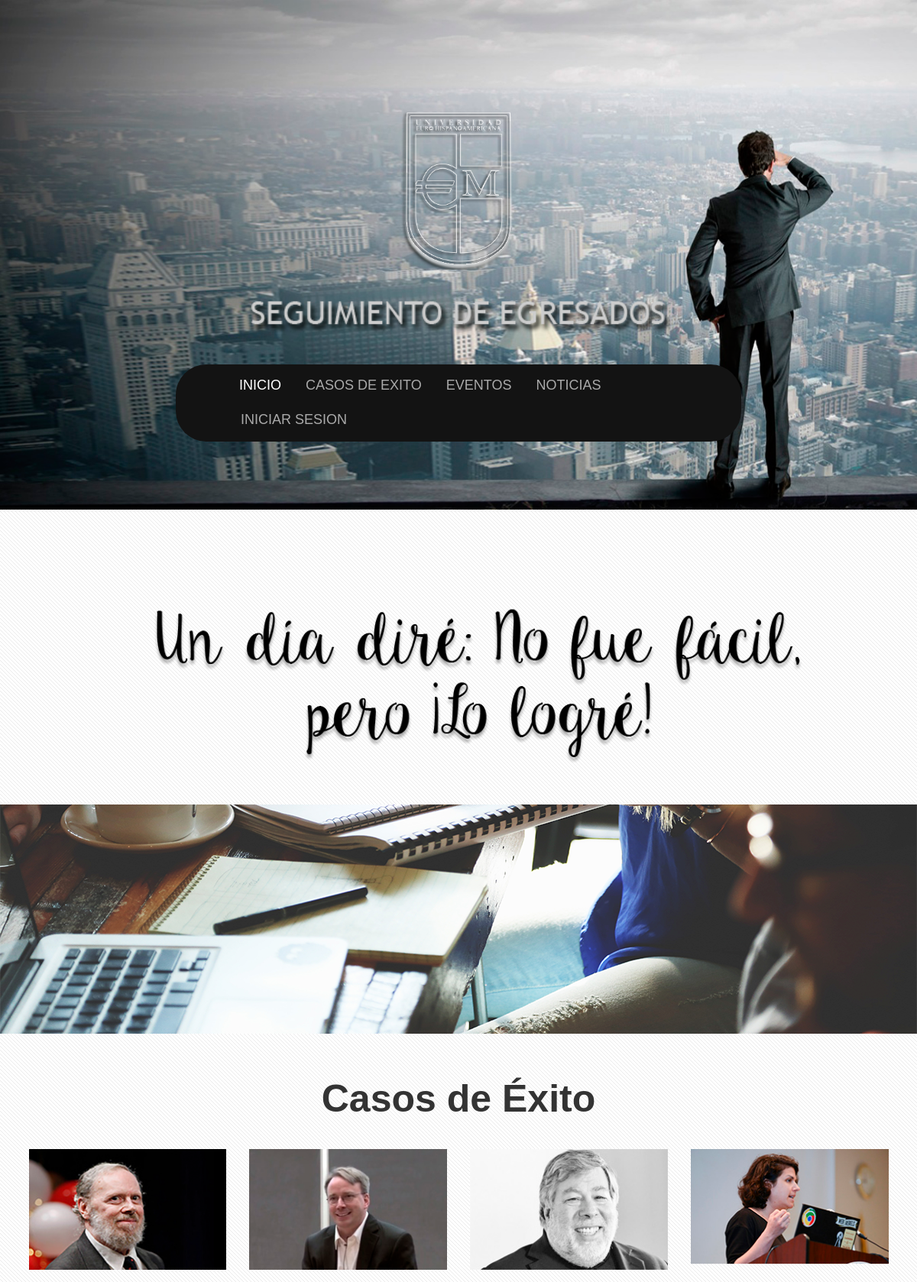
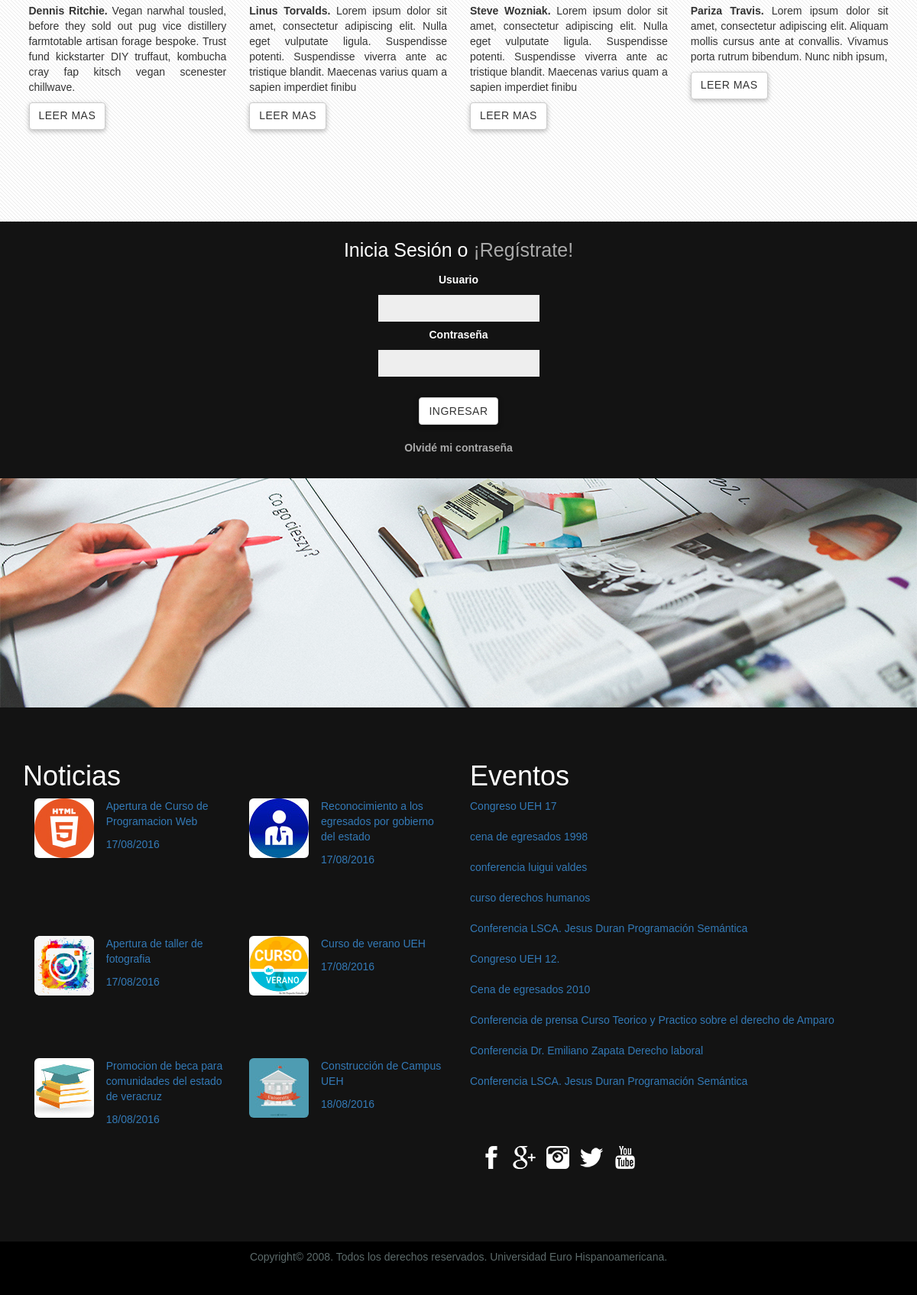
The page / on the database its author committed (2 pictures, top to bottom).
### tables this page shows
CREATE TABLE `casoexito` (
  `id_caso` int(11) NOT NULL,
  `nombre_caso` varchar(36) NOT NULL,
  `texto1` varchar(200) NOT NULL,
  `img1` text NOT NULL,
  `img2` text NOT NULL,
  `img3` text NOT NULL,
  `imgpie1` varchar(100) NOT NULL,
  `imgpie2` varchar(50) NOT NULL,
  `texto2` text NOT NULL,
  `texto3` text NOT NULL,
  `texto4` text NOT NULL,
  `texto5` text NOT NULL,
  `fecha` varchar(10) NOT NULL,
  `estado` varchar(8) NOT NULL
);

CREATE TABLE `noticias` (
  `id_noticia` int(11) NOT NULL,
  `noticia` varchar(100) NOT NULL,
  `texto1` varchar(200) NOT NULL,
  `img1` text NOT NULL,
  `img2` text NOT NULL,
  `img3` text NOT NULL,
  `imgpie1` varchar(100) NOT NULL,
  `imgpie2` varchar(50) NOT NULL,
  `texto2` text NOT NULL,
  `texto3` text NOT NULL,
  `texto4` text NOT NULL,
  `texto5` text NOT NULL,
  `fecha` varchar(10) NOT NULL,
  `estado` varchar(8) NOT NULL
);

CREATE TABLE `eventos` (
  `id_evento` int(11) NOT NULL,
  `titulo` varchar(45) NOT NULL,
  `texto1` text NOT NULL,
  `img1` text NOT NULL,
  `img2` text NOT NULL,
  `img3` text NOT NULL,
  `pieimg1` varchar(100) NOT NULL,
  `pieimg2` varchar(50) NOT NULL,
  `texto2` text NOT NULL,
  `texto3` text NOT NULL,
  `texto4` text NOT NULL,
  `texto5` text NOT NULL,
  `lugar` varchar(50) NOT NULL,
  `direccion` varchar(60) NOT NULL,
  `fecha` varchar(10) NOT NULL,
  `hora` varchar(5) NOT NULL,
  `ciudad` varchar(50) NOT NULL,
  `telefono` varchar(13) NOT NULL,
  `duracion` int(1) NOT NULL,
  `estado` varchar(9) NOT NULL
);

### index.php (the view, shortened to what this page needs)
<?php
 include "config/config.inc";
  $conexion = mysqli_connect($servidor, $usuario, $contrasena, $basededatos);
  mysqli_set_charset($conexion, "utf8");
  $peticion4 = "SELECT nombre_caso, img1, texto1, estado FROM casoexito WHERE estado = 'Activo1' || estado = 'Activo2' ||estado = 'Activo3' || estado = 'Activo4' ";
  $resultado4 = mysqli_query($conexion, $peticion4);
  while($fila4 = mysqli_fetch_array($resultado4)){
    if($fila4["estado"] == 'Activo1'){
      $nombre_caso1 = $fila4["nombre_caso"];
      $texto1 = $fila4["texto1"];
    }
    if($fila4["estado"] == 'Activo2'){
      $nombre_caso2 = $fila4["nombre_caso"];
      $texto2 = $fila4["texto1"];
    }
    if($fila4["estado"] == 'Activo3'){
      $nombre_caso3 = $fila4["nombre_caso"];
      $texto3 = $fila4["texto1"];
    }
    if($fila4["estado"] == 'Activo4'){
      $nombre_caso4 = $fila4["nombre_caso"];
      $texto4 = $fila4["texto1"];
    }
  }
$peticion9 = "SELECT titulo, estado FROM eventos WHERE estado = 'Activo1' || estado = 'Activo2' || estado = 'Activo3' || estado = 'Activo4' ";
  $resultado9 = mysqli_query($conexion, $peticion9);
while($fila9 = mysqli_fetch_array($resultado9)){
  if($fila9["estado"] == 'Activo1'){
    $titulo1 = $fila9["titulo"];
  }
  if($fila9["estado"] == 'Activo2'){
    $titulo2 = $fila9["titulo"];
  }
  if($fila9["estado"] == 'Activo3'){
    $titulo3 = $fila9["titulo"];
  }
  if($fila9["estado"] == 'Activo4'){
    $titulo4 = $fila9["titulo"];
  }
}
$peticion5 = "SELECT noticia, img1, fecha, estado FROM noticias WHERE estado = 'Activo1' || estado = 'Activo2' || estado = 'Activo3' || estado = 'Activo4' || estado = 'Activo5' || estado = 'Activo6' ";
  $resultado5 = mysqli_query($conexion, $peticion5);
  while($fila5 = mysqli_fetch_array($resultado5)){
    if($fila5["estado"] == 'Activo1'){
      $noticia1 = $fila5["noticia"];
      $fecha1 = $fila5["fecha"];
    }
    if($fila5["estado"] == 'Activo2'){
      $noticia2 = $fila5["noticia"];
      $fecha2 = $fila5["fecha"];
    }
    if($fila5["estado"] == 'Activo3'){
      $noticia3 = $fila5["noticia"];
      $fecha3 = $fila5["fecha"];
    }
    if($fila5["estado"] == 'Activo4'){
      $noticia4 = $fila5["noticia"];
      $fecha4 = $fila5["fecha"];
    }
    if($fila5["estado"] == 'Activo5'){
      $noticia5 = $fila5["noticia"];
      $fecha5 = $fila5["fecha"];
    }
    if($fila5["estado"] == 'Activo6'){
      $noticia6 = $fila5["noticia"];
      $fecha6 = $fila5["fecha"];
    }
  }
?>
<!doctype html PUBLIC "-//W3C//DTD XHTML 1.0 Transitional//EN" "http://www.w3.org/TR/xhtml1/DTD/xhtml1-transitional.dtd">
<html class="no-js" lang="">
    <head>
        <link href="css/ghpages-materialize.css" type="text/css" rel="stylesheet" media="screen,projection">
        <link rel="stylesheet" href="//netdna.bootstrapcdn.com/bootstrap/3.1.1/css/bootstrap.min.css">
        <link href="css/main.css" rel="stylesheet">
        <link rel="stylesheet" href="css/sweetalert.css">
        <link rel="stylesheet" href="css/swal-forms.css">
    </head>
<body>
<div class="portada">
    <div class="container">
      <div class="row">
        <br class="visible-xs"><br class="visible-xs">
        <div class="col-xs-10">
          <img class="center-block img-responsive" id="escudo" src="img/escudoNegro.png" alt="escudo">
        </div>
      </div>
    </div>
    <div class="container">
      <div class="row">
        <div class="col-xs-12">
          <img class="center-block img-responsive" id="titulo" src="img/sde.png" alt="titulo" />
        </div>
      </div>
    </div>
    <br class="visible-xs">
    <div class="container">
      <div class="row">
        <div class="col-xs-8 col-md-8 col-md-push-2 col-md-pull-2 col-sm-8 col-sm-push-2 col-sm-pull-2">
          <ul id="main-menu" class="nav nav-pills hidden-xs">
            <li class="active"><a href="index.php">INICIO</a></li>
            <li><a id="menu-casos-exito" style="cursor:pointer">CASOS DE EXITO</a></li>
            <li><a id="menu-eventos" style="cursor:pointer">EVENTOS</a></li>
            <li><a id="menu-noticias" style="cursor:pointer">NOTICIAS</a></li>
            <li><a id="menu-login" style="cursor:pointer">INICIAR SESION</a></li>
          </ul>
        </div>
      </div>
    </div>
</div>
<div id="mensaje-rectora" class="hidden-xs">
    <div><img class="img-responsive center-block" src="img/frase.png"></div>
</div>
<div id="contenedor-1" class="parallax-container">
    <div class="parallax"><img src="img/parallax5.png"></div>
</div>
<div id="casos-exito" class="container">
<p id="titulo-casos-exito">Casos de Éxito</p><br>
  <div class="row">
    <div class="col-xs-12 col-sm-6 col-md-3">
      <section>
            <a class="casos-exito"><img class="center-block img-responsive" src="img/temp/fotolider1.png" alt="" /></a><br>
            <p class="text-justify"><b><?php echo $nombre_caso1; ?>.</b> <?php echo $texto1; ?></p>
            <a class="casos-exito btn btn-default hidden-xs">Leer mas</a>
      </section>
    </div>
    <div class="col-xs-12 col-sm-6 col-md-3">
      <section>
        <a class="casos-exito"><img class="center-block img-responsive" src="img/temp/fotolider2.png" alt="" /></a><br>
        <p class="text-justify"><b><?php echo $nombre_caso2; ?>.</b> <?php echo $texto2; ?></p>
        <a class="casos-exito btn btn-default hidden-xs ">Leer mas</a>
      </section>
    </div>
    <div class="col-xs-12 col-sm-6 col-md-3">
      <section>
        <a class="casos-exito"><img class="center-block img-responsive" src="img/temp/fotolider3.png" alt="" /></a><br>
        <p class="text-justify"><b><?php echo $nombre_caso3; ?>.</b> <?php echo $texto3; ?></p>
        <a class="casos-exito btn btn-default hidden-xs ">Leer mas</a>
      </section>
    </div>
    <div class="col-xs-12 col-sm-6 col-md-3">
      <section>
        <a class="casos-exito"><img class="center-block img-responsive" src="img/temp/fotolider4.png" alt="" /></a><br>
        <p class="text-justify"><b><?php echo $nombre_caso4; ?>.</b> <?php echo $texto4; ?></p>
        <a class="casos-exito btn btn-default hidden-xs ">Leer mas</a>
      </section>
    </div>
  </div>
</div>
<div id="login">
  <div class="container">
    <div class="row">
      <div class="col-xs-12">
          <p class="login-titulo">Inicia Sesión o <a style="cursor:pointer" onclick="complex()">¡Regístrate!</a></p>
          <form action="php/log-verificar.php" method="POST">
              <p><b>Usuario</b></p><input type="text" name="usuario">
              <p><b>Contraseña</b></p><input type="password" name="contra"><br><br>
              <input style="cursor:pointer;" class="btn btn-default ingresar" type="submit" value="Ingresar">
          </form>
          <br>
          <p><b><a class="olvidepass"style="cursor:pointer" onclick="complex2()">Olvidé mi contraseña</a></b></p>
      </div>
    </div>
  </div>
</div>
<div id="contenedor-2" class="parallax-container">
  <div class="parallax"><img src="img/parallax6.jpg"></div>
</div>
<div id="noticias-eventos">
  <div class="container">
    <div class="row">
      <div class="col-xs-12 col-md-6">
        <div class="row">
          <h1>Noticias</h1>
          <a class="casos-exito" style="cursor: pointer">
            <div class="col-xs-5 col-sm-2 col-md-2"><img class="img-rounded" src="img/temp/fotonoticia1.png" width="78" height="78" alt="">
             </div>
            <div class="col-md-4 col-sm-4"><p><?php echo $noticia1; ?></p>
            <p class="posted"><?php echo $fecha1; ?></p>
            </div>
          </a>
          <br class="visible-xs hidden-md ">
          <a class="casos-exito" style="cursor: pointer">
            <div class="col-xs-5 col-sm-2 col-md-2">
            <img class="img-rounded" src="img/temp/fotonoticia2.png" width="78" height="78" alt="">
             </div>
            <div class="col-md-4 col-sm-4"><p><?php echo $noticia2; ?></p>
            <p class="posted"><?php echo $fecha2; ?></p>
            </div>
          </a>
        </div>
        <br class="hidden-xs"><br class="hidden-xs"><br class="hidden-xs">
        <div class="row">
          <a class="casos-exito" style="cursor: pointer">
            <div class="col-xs-5 col-sm-2 col-md-2"><img class="img-rounded" src="img/temp/fotonoticia3.png" width="78" height="78" alt="">
             </div>
            <div class="col-md-4 col-sm-4"><p><?php echo $noticia3; ?></p>
            <p class="posted"><?php echo $fecha3; ?></p>
            </div>
          </a>
          <a class="casos-exito" style="cursor: pointer">
            <div class="col-xs-5 col-sm-2 col-md-2"><img class="img-rounded" src="img/temp/fotonoticia4.png" width="78" height="78" alt="">
             </div>
            <div class="col-md-4 col-sm-4"><p><?php echo $noticia4; ?></p>
            <p class="posted"><?php echo $fecha4; ?></p>
            </div>
          </a>
        </div><br class="hidden-xs">
        <br class="hidden-xs"><br class="hidden-xs">
        <div class="row">
          <a class="casos-exito" style="cursor: pointer">
            <div class="col-xs-5 col-sm-2 col-md-2"><img class="img-rounded" src="img/temp/fotonoticia5.png" width="78" height="78" alt="">
             </div>
            <div class="col-md-4 col-sm-4"><p><?php echo $noticia5; ?></p>
            <p class="posted"><?php echo $fecha5; ?></p>
            </div>
          </a>
          <a class="casos-exito" style="cursor: pointer">
            <div class="col-xs-5 col-sm-2 col-md-2"><img class="img-rounded" src="img/temp/fotonoticia6.png" width="78" height="78" alt="">
             </div>
            <div class="col-md-4 col-sm-4"><p><?php echo $noticia6; ?></p>
            <p class="posted"><?php echo $fecha6; ?></p>
            </div>
          </a>
        </div>
      </div>
      <div id="eventos" class="col-xs-12 col-md-6">
        <h1>Eventos</h1>
        <a class="casos-exito" style="cursor: pointer"><?php echo $titulo1; ?></a><br><br>
        <a class="casos-exito" style="cursor: pointer"><?php echo $titulo2; ?></a><br><br>
        <a class="casos-exito" style="cursor: pointer"><?php echo $titulo3; ?></a><br><br>
        <a class="casos-exito" style="cursor: pointer"><?php echo $titulo4; ?></a><br><br>
        <a class="casos-exito" style="cursor: pointer">Conferencia LSCA. Jesus Duran Programación Semántica</a><br><br>
        <a class="casos-exito" style="cursor: pointer">Congreso UEH 12.</a><br><br>
        <a class="casos-exito" style="cursor: pointer">Cena de egresados 2010</a><br><br>
        <a class="casos-exito" style="cursor: pointer">Conferencia de prensa Curso Teorico y Practico sobre el derecho de Amparo</a><br><br>
        <a class="casos-exito" style="cursor: pointer">Conferencia Dr. Emiliano Zapata Derecho laboral</a><br><br>
        <a class="casos-exito" style="cursor: pointer">Conferencia LSCA. Jesus Duran Programación Semántica</a>
        <div id="redes" class="row">
          <div class="col-xs-12">
            <a href="#"><img src="img/fb1.png" alt="facebook"></a>
            <a href="#"><img src="img/gp1.png" alt=""></a>
            <a href="#"><img src="img/inst1.png" alt=""></a>
            <a href="#"><img src="img/twi1.png" alt=""></a>
            <a href="#"><img src="img/yt1.png" alt=""></a>
          </div>
        </div>
      </div>
    </div>
  </div>
</div>
<div id="pie">
<div class="container">
  <div class="row">
    <div class="col-xs-12">
      <p class="text-center">Copyright© 2008. Todos los derechos reservados. Universidad Euro Hispanoamericana.</p>
    </div>
  </div>
</div>
</div>
</body>
</html>

### css/main.css (style rules this page uses)
body { font-family : "Trebuchet MS", Arial, Helvetica, sans-serif; background: #fff url(../img/overlay.png) repeat; }
a:link { text-decoration: none; }
#titulo { width: 85%; }
#escudo { width: 25%; }
ul { padding: 10px; list-style-type: none; }
#main-menu { padding: .5em 3.8em; border-radius: 40px; background: #131313; font-size: 1.8rem; position: relative; top: 170px; }
#main-menu a { color: #aaa; }
#main-menu.nav-pills>li.active>a, #main-menu.nav-pills>li.active>a:hover, #main-menu.nav-pills>li.active>a:focus, #main-menu.nav-pills>li>a:hover { background: none; }
#main-menu.nav-pills>li.active>a, #main-menu.nav-pills>li.active>a:hover, #main-menu.nav-pills>li.active>a:focus { color: #fff; }
#contenedor-1 { margin-top: 50px; height: 300px; }
#contenedor-2 { height: 300px; }
#casos-exito { margin-top: 50px; }
#casos-exito #titulo-casos-exito { font-size: 5rem; font-weight: 900; text-align: center; }
#login { margin-top: 100px; text-align: center; background: #131313; color: #FFF; }
.login-titulo { color: #FFF; font-size: 2.5rem; margin-top: 20px; }
#login a { color: #aaa; }
input { height: 35px; border: 0px; font-size: 16px; margin-bottom: 7px; background-color: #eee; text-align: center; color: #000; }
#noticias-eventos { background-color: #131313; padding-top: 50px; padding-bottom: 50px; color: #5C6A6A; }
#noticias-eventos h1 { color: #fff; }
#redes { margin-top: 70px; }
#redes img { margin: 5px; }
#pie { color: #5C6A6A; background-color: #000; padding: 10px; }
@media (min-width: 1170px) { #escudo { width: 16%; position: relative; top: 140px; } }
@media (min-width: 1170px) { #titulo { width: 50%; position: relative; top: 150px; } }
@media (min-width: 1170px) { ul { padding: 10px; list-style-type: none; } }
@media (min-width: 1170px) { #main-menu { padding: .5rem 6.8rem; border-radius: 40px; background: #131313; font-size: 1.8rem; position: relative; top: 170px; } }
@media (min-width: 1170px) { #main-menu a { color: #aaa; } }
@media (min-width: 1170px) { #main-menu.nav-pills>li.active>a, #main-menu.nav-pills>li.active>a:hover, #main-menu.nav-pills>li.active>a:focus, #main-menu.nav-pills>li>a:hover { background: none; } }
@media (min-width: 1170px) { #main-menu.nav-pills>li.active>a, #main-menu.nav-pills>li.active>a:hover, #main-menu.nav-pills>li.active>a:focus { color: #fff; } }
@media (min-width: 1170px) { #mensaje-rectora, #novedades { margin-top: 350px; } }

### rows shown on the page
casoexito: nombre_caso "Dennis Ritchie", texto1 "Vegan narwhal tousled, before they sold out pug vice distillery farmtotable artisan forage bespoke. Trust fund kickstarter DIY truffaut, kombucha cray fap kitsch vegan scenester chillwave."
casoexito: nombre_caso "Linus Torvalds", texto1 "Lorem ipsum dolor sit amet, consectetur adipiscing elit. Nulla eget vulputate ligula. Suspendisse potenti. Suspendisse viverra ante ac tristique blandit. Maecenas varius quam a sapien imperdiet finibu"
casoexito: nombre_caso "Steve Wozniak", texto1 "Lorem ipsum dolor sit amet, consectetur adipiscing elit. Nulla eget vulputate ligula. Suspendisse potenti. Suspendisse viverra ante ac tristique blandit. Maecenas varius quam a sapien imperdiet finibu"
casoexito: nombre_caso "Pariza Travis", texto1 "Lorem ipsum dolor sit amet, consectetur adipiscing elit. Aliquam mollis cursus ante at convallis. Vivamus porta rutrum bibendum. Nunc nibh ipsum,"
noticias: noticia "Apertura de Curso de Programacion Web", fecha "17/08/2016"
noticias: noticia "Reconocimiento a los egresados por gobierno del estado", fecha "17/08/2016"
noticias: noticia "Apertura de taller de fotografia", fecha "17/08/2016"
noticias: noticia "Curso de verano UEH", fecha "17/08/2016"
noticias: noticia "Promocion de beca para comunidades del estado de veracruz", fecha "18/08/2016"
noticias: noticia "Construcción de Campus UEH", fecha "18/08/2016"
eventos: titulo "Congreso UEH 17"
eventos: titulo "cena de egresados 1998"
eventos: titulo "conferencia luigui valdes"
eventos: titulo "curso derechos humanos"
